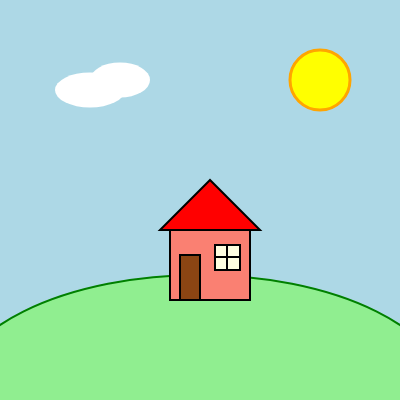
Frame 1 (no input)
Frame 60 (no input): identical to frame 1, image omitted
Frame 120 (the mouse pressed at the canvas centre since frame 60): identical to frame 1, image omitted

The p5.js sketch that drew this single still picture (run headless with seeded random() and noise() and a simulated clock; from frame 60 on, the mouse is pressed at the canvas centre):

// p5.js sketch
// ── sketch.js
function setup() {
  createCanvas(400, 400);
}

function draw() {
  background('lightblue');

  //sun
  fill('yellow')
  stroke('orange')
  strokeWeight(3)
  circle(320, 80, 60)

  //hill
  fill('lightgreen')
  stroke('green')
  strokeWeight(2)
  arc(200, 400, 500, 250, PI, TWO_PI)

  //house
  fill('salmon')
  stroke('black')
  rect(170, 230, 80, 70)

  //roof
  fill('red')
  triangle(210, 180, 160, 230, 260, 230)

  //door
  fill('saddlebrown')
  rect(180, 255, 20, 45)

  //window
  fill('lightyellow')
  rect(215, 245, 25, 25)
  line(227, 245, 227, 270)
  line(215, 257, 240, 257)

  //cloud
  fill('white')
  noStroke()
  ellipse(90, 90, 70, 35)
  ellipse(120, 80, 60, 35)
}
